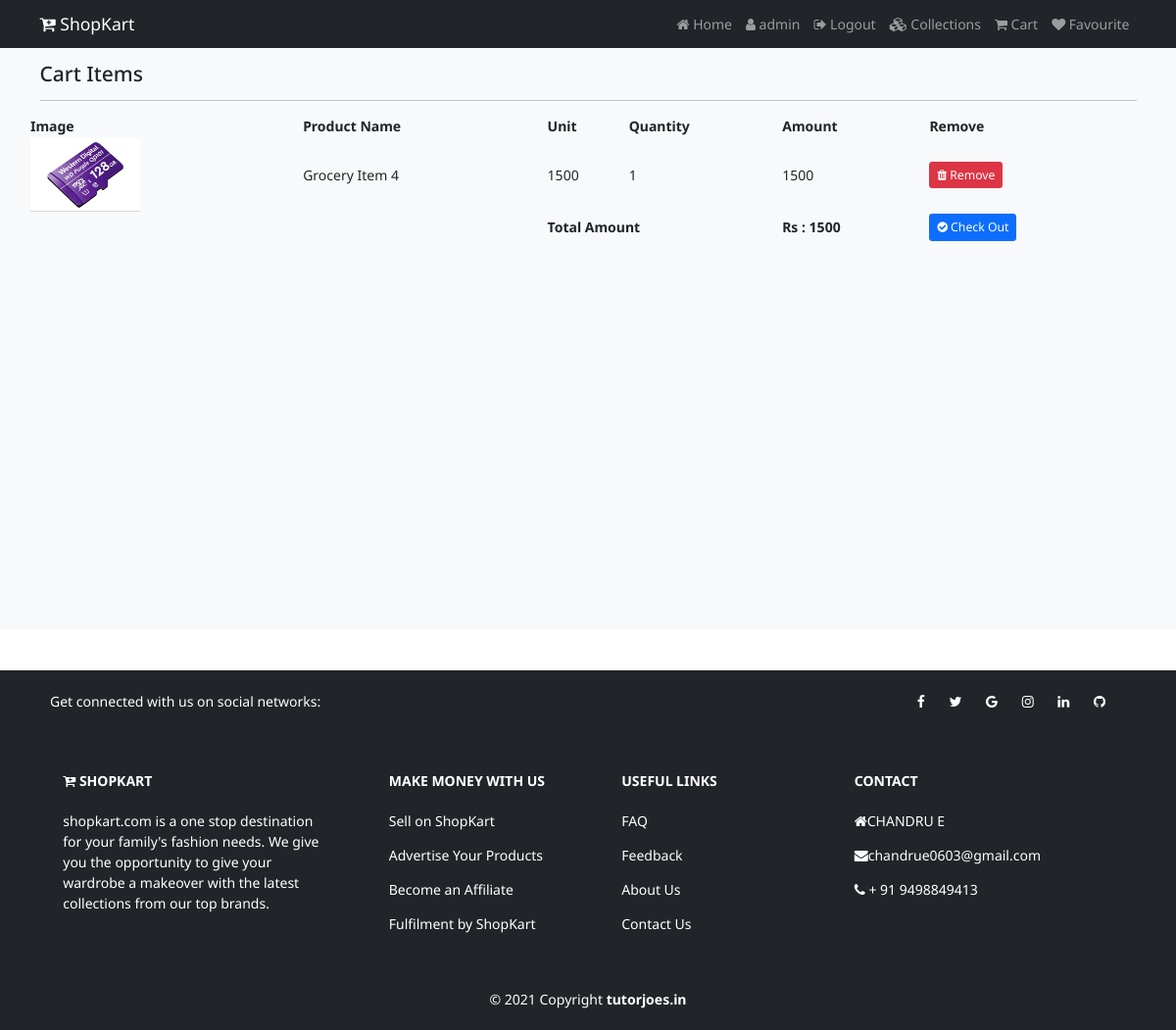
The app's page /cart (signed in) with its own data.
### shop/models.py (models this page shows, shortened)
class Cart(models.Model):
  user=models.ForeignKey(User,on_delete=models.CASCADE)
  product=models.ForeignKey(Product,on_delete=models.CASCADE)
  product_qty=models.IntegerField(null=False,blank=False)
  created_at=models.DateTimeField(auto_now_add=True)
  @property
  def total_cost(self):
    return self.product_qty*self.product.selling_price

class Product(models.Model):
  category=models.ForeignKey(Catagory,on_delete=models.CASCADE)
  name=models.CharField(max_length=150,null=False,blank=False)
  vendor=models.CharField(max_length=150,null=False,blank=False)
  product_image=models.ImageField(upload_to=getFileName,null=True,blank=True)
  quantity=models.IntegerField(null=False,blank=False)
  original_price=models.FloatField(null=False,blank=False)
  selling_price=models.FloatField(null=False,blank=False)
  description=models.TextField(max_length=500,null=False,blank=False)
  status=models.BooleanField(default=False,help_text="0-show,1-Hidden")
  trending=models.BooleanField(default=False,help_text="0-default,1-Trending")
  created_at=models.DateTimeField(auto_now_add=True)

### shop/views.py (the view)
# urls.py: path('cart',views.cart_page,name="cart"),
def cart_page(request):
  if request.user.is_authenticated:
    cart=Cart.objects.filter(user=request.user)
    return render(request,"shop/cart.html",{"cart":cart})
  else:
    return redirect("/")

### shop/templates/shop/cart.html (shortened to what this page needs)
{% extends 'shop/layouts/main.html' %}
{% block content %}
  <section class="bg-light py-4 my-5" style="min-height:600px;">
    <div class="container">
      <div class="row">
        <div class="col-12">
          <h4 class="mb-3">Cart  Items</h4>
          <hr style="border-color:#b8bfc2;">
        </div>
        <table>
            <tr>
                <th>Image</th>
                <th>Product Name</th>
                <th>Unit</th>
                <th>Quantity</th>
                <th>Amount</th>
                <th>Remove</th>
            </tr>
            {% for item in cart %}
           <tr>
              <td><img src="{{item.product.product_image.url}}" height="75px" alt="{{item.product.name}}"></td>
              <td>{{item.product.name}}</td>
              <td>{{item.product.selling_price | stringformat:'d'}}</td>
              <td>{{item.product_qty}}</td>
              <td class="amt">{{item.total_cost | stringformat:'d'}}</td>
              <td><a href="{% url 'remove_cart' item.id %}"  onclick="return confirm('Are you sure? to Remove')"  class="btn btn-danger btn-sm"><i class="fa fa-trash"></i> Remove</a></td>
            </tr>
            {% endfor %}
            <tr>
              <td></td>
              <td></td>
              <td colspan="2"><b>Total Amount</b></td>
              <th id="net">0</th>
              <td><button class="btn btn-primary btn-sm">
                <i class="fa fa-check-circle"></i> Check Out
              </button></td>
            </tr>
        </table>
      </div>
      </div>
  </section>
{% endblock content %}

### shop/templates/shop/inc/navbar.html (shortened to what this page needs)
<nav class="navbar navbar-expand-lg  navbar-dark bg-dark fixed-top">
  <div class="container">
    <a class="navbar-brand" href="{% url 'home' %}"><i class="fa fa-cart-plus"></i> ShopKart</a>
    <div class="collapse navbar-collapse" id="navbarNavAltMarkup">
      <div class="navbar-nav ms-auto">
        <a class="nav-link" aria-current="page" href="{% url 'home' %}"><i class="fa fa-home"></i> Home</a>
        {% if request.user.is_authenticated %}
          <a class="nav-link" aria-current="page" href="#"><i class="fa fa-user"></i> {{request.user}}</a>
          <a class="nav-link" aria-current="page" href="{% url 'logout' %}"><i class="fa fa-sign-out"></i> Logout</a>
        {% else %}
          <a class="nav-link" href="{% url 'login' %}"><i class="fa fa-sign-in"></i> Login</a>
          <a class="nav-link" href="{% url 'register' %}"><i class="fa fa-users"></i> Register</a>
        {% endif %}
          <a class="nav-link" href="{% url 'collections' %}"><i class="fa fa-cubes"></i> Collections</a>
          <a class="nav-link" href="{% url 'cart' %}"><i class="fa fa-shopping-cart"></i> Cart</a>
          <a class="nav-link" href="{% url 'favviewpage' %}"><i class="fa fa-heart"></i> Favourite</a>
      </div>
    </div>
  </div>
</nav>

### static/css/style.css (style rules this page uses)
html { font-size: 14px; }
body { font-family: 'Noto Sans', sans-serif; }
a { text-decoration: none; }

### records on screen
Cart: product.product_image (picture), product.name "Grocery Item 4", product.selling_price "1500", product_qty "1", total_cost "1500"

### other values on screen
{{ request.user }} "admin"
